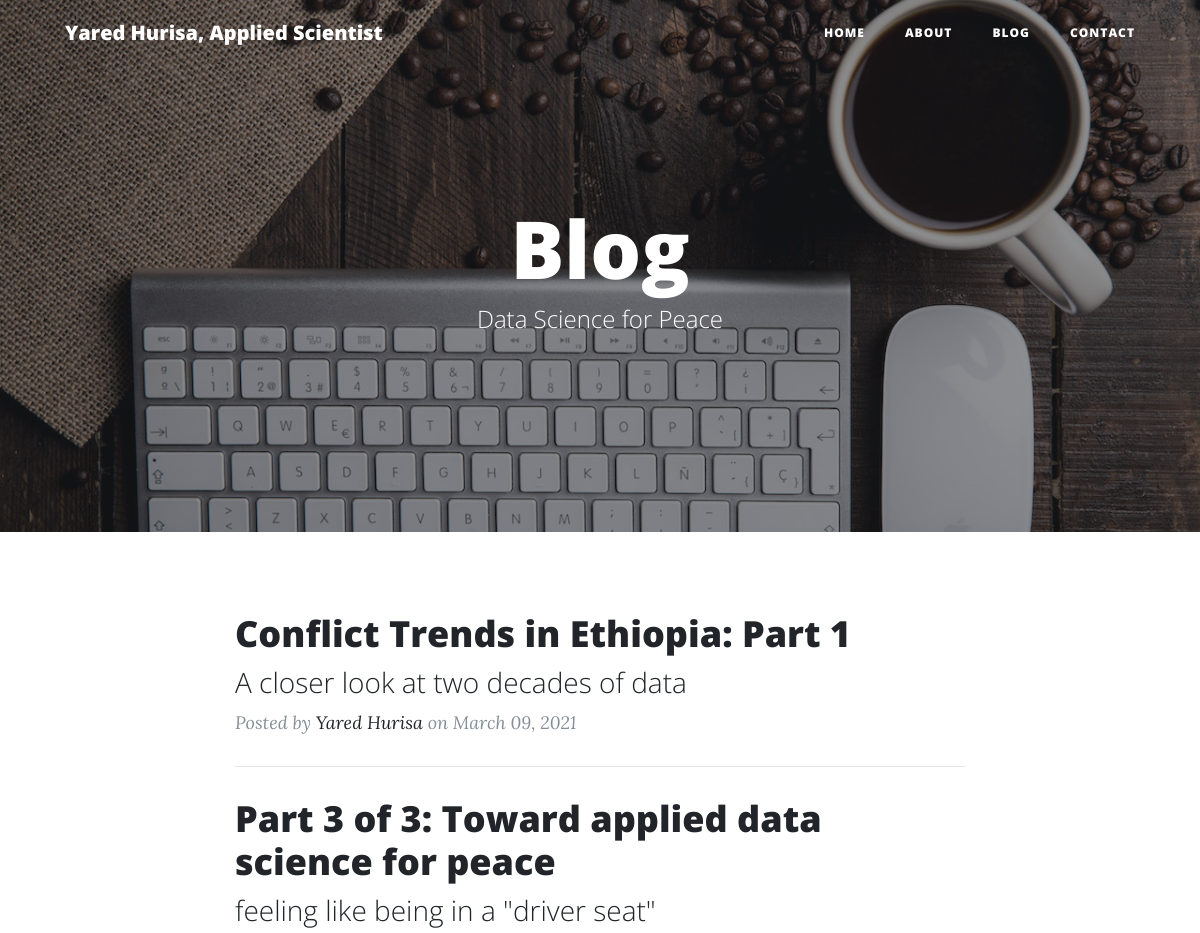
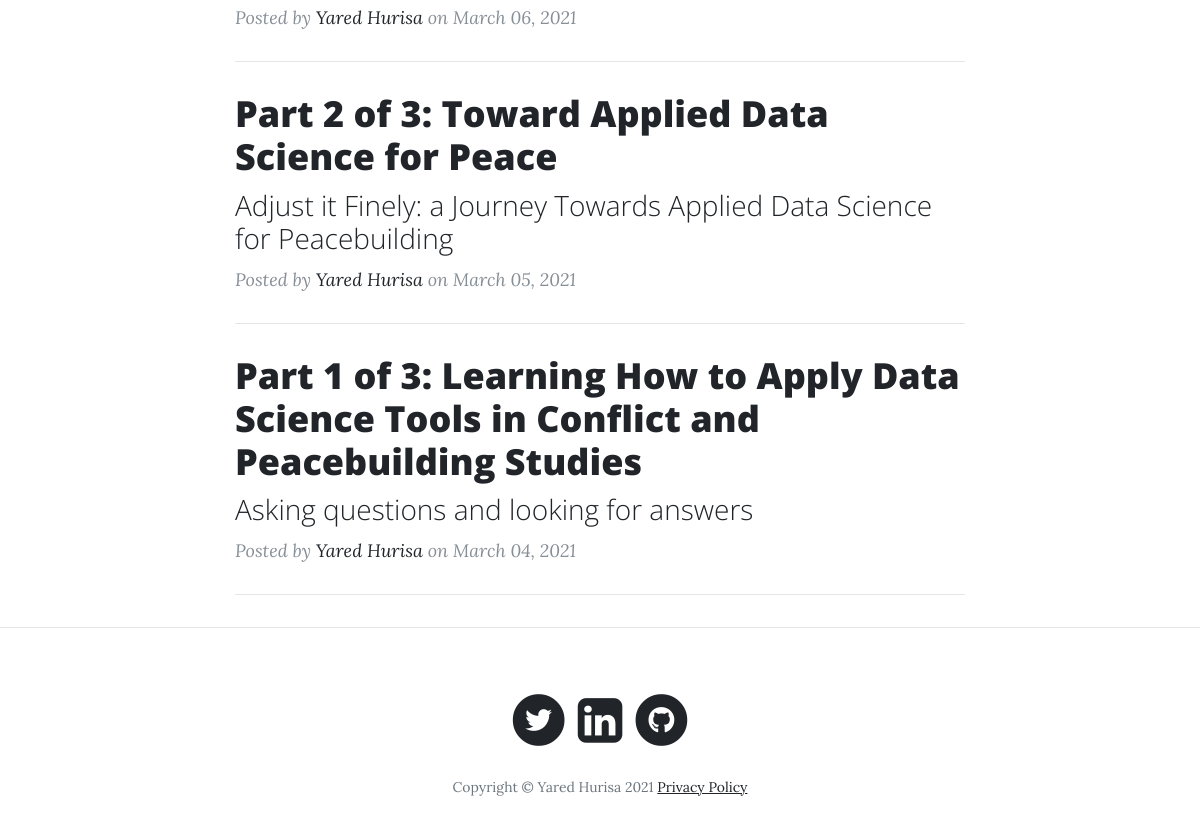
The app's page /blog, older data (2 pictures, top to bottom).
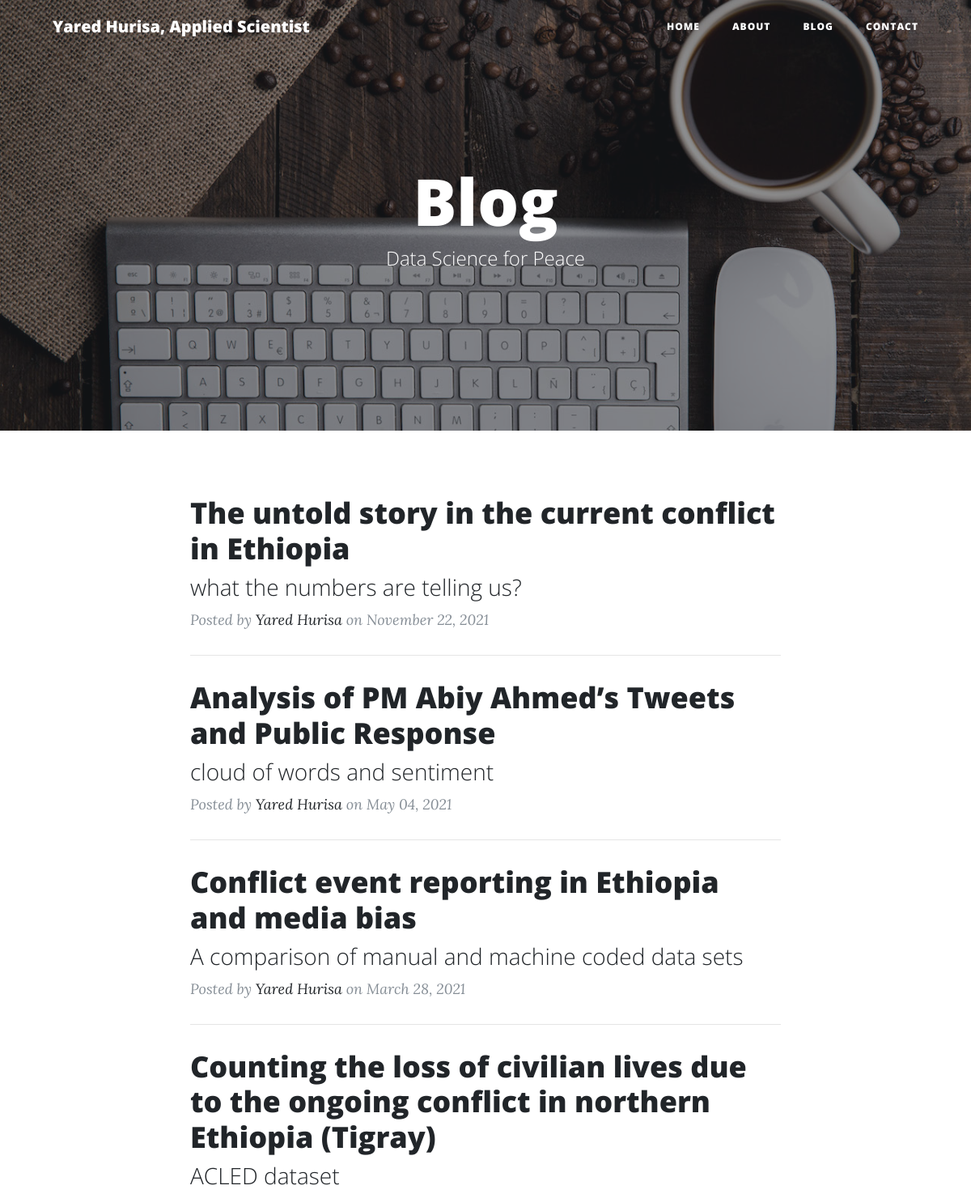
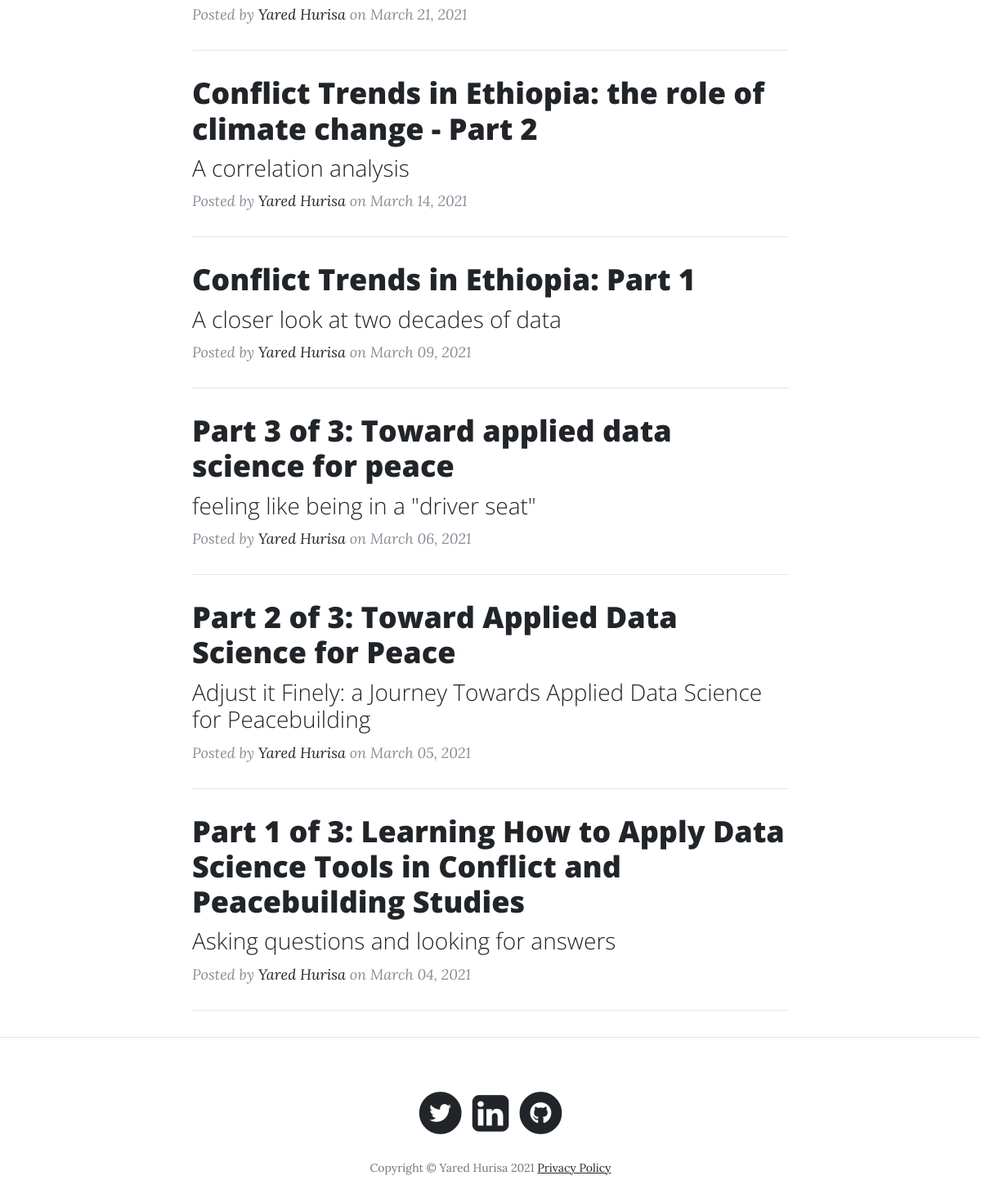
The same page, newer data (2 pictures, top to bottom).
### app.py (models this page shows, shortened)
class Posts(db.Model):
    __tablename__ = "Blogpost"
    id = db.Column(db.Integer, primary_key=True)
    title = db.Column(db.String(255))
    subtitle = db.Column(db.String(255))
    content = db.Column(db.Text)
    author = db.Column(db.String(255))
    date_posted = db.Column(db.DateTime)
    slug = db.Column(db.String(255))

### app.py (the view)
@app.route('/blog')
def blog():
    posts = Posts.query.order_by(Posts.date_posted.desc()).all()
    return render_template('blog.html', posts=posts)

### templates/blog.html (shortened to what this page needs)
<!DOCTYPE html>
<html lang="en">
  <head>
      <link
        href="../static/vendor/bootstrap/css/bootstrap.min.css"
        rel="stylesheet"
      />
      <link
        href="../static/vendor/fontawesome-free/css/all.min.css"
        rel="stylesheet"
        type="text/css"
      />
      <link href="../static/css/clean-blog.min.css" rel="stylesheet" />
  </head>
  <body>
    <nav class="navbar navbar-expand-lg navbar-light fixed-top" id="mainNav">
      <div class="container">
        <a class="navbar-brand" href="/">Yared Hurisa, Applied Scientist</a>
        <div class="collapse navbar-collapse" id="navbarResponsive">
          <ul class="navbar-nav ml-auto">
            <li class="nav-item">
              <a class="nav-link" href="/">Home</a>
            </li>
            <li class="nav-item">
              <a class="nav-link" href="/about">About</a>
            </li>
            <li class="nav-item">
              <a class="nav-link" href="/blog">Blog</a>
            </li>
            <li class="nav-item">
              <a class="nav-link" href="/contact">Contact</a>
            </li>
          </ul>
        </div>
      </div>
    </nav>
    <header
      class="masthead"
      style="background-image: url('../static/img/blog.jpeg')"
    >
      <div class="overlay"></div>
      <div class="container">
        <div class="row">
          <div class="col-lg-8 col-md-10 mx-auto">
            <div class="site-heading">
              <h1>Blog</h1>
              <span class="subheading">Data Science for Peace</span>
            </div>
          </div>
        </div>
      </div>
    </header>
    <div class="container">
      <div class="row">
        <div class="col-lg-8 col-md-10 mx-auto">
          {% for post in posts %}
          <div class="post-preview">
            <a href={{"/post/" + post.slug}}>
              <h2 class="post-title">
                {{post.title}}
              </h2>
              <h3 class="post-subtitle">
                {{post.subtitle}}
              </h3>
            </a>
            <p class="post-meta">
              Posted by
              <a href="#">{{post.author}}</a>
              on {{post.date_posted.strftime('%B %d, %Y')}}
            </p>
          </div>
          <hr />
          {% endfor %}
        </div>
      </div>
    </div>
<hr />
<footer>
  <div class="container">
    <div class="row">
      <div class="col-lg-8 col-md-10 mx-auto">
        <ul class="list-inline text-center">
          <li class="list-inline-item">
            <a href="https://twitter.com/yaredlemma6" target="_blank" rel="noopener noreferrer">
              <span class="fa-stack fa-lg">
                <i class="fas fa-circle fa-stack-2x"></i>
                <i class="fab fa-twitter fa-stack-1x fa-inverse"></i>
              </span>
            </a>
          <li class="list-inline-item">
             <a href="https://www.linkedin.com/in/yared-lemma/" target="_blank" rel="noopener noreferrer">
                <span class="fa-stack fa-lg">
                  <link rel="stylesheet" href="https://cdnjs.cloudflare.com/ajax/libs/font-awesome/4.7.0/css/font-awesome.min.css">
                  <i style="font-size:52px" class="fa">&#xf08c;</i>
                </span>
             </a>
          <li class="list-inline-item">
              <a href="https://github.com/ylh4" target="_blank" rel="noopener noreferrer">
                <span class="fa-stack fa-lg">
                  <i class="fas fa-circle fa-stack-2x"></i>
                  <i class="fab fa-github fa-stack-1x fa-inverse"></i>
                </span>
              </a>
          </li>
        </ul>
        <p class="copyright text-muted">
          Copyright &copy; Yared Hurisa 2021 <a href="../static/img/Privacy-policy-v2-7424309-edited.pdf">Privacy Policy</a> </p>
      </div>
    </div>
  </div>
</footer>
</body>
</html>

Row changes from the older to the newer data that the page shows:
added Posts: title "The untold story in the current conflict in Ethiopia", subtitle "what the numbers are telling us?", author "Yared Hurisa", date_posted "November 22, 2021"
added Posts: title "Analysis of PM Abiy Ahmed’s Tweets and Public Response", subtitle "cloud of words and sentiment", author "Yared Hurisa", date_posted "May 04, 2021"
added Posts: title "Conflict event reporting in Ethiopia and media bias", subtitle "A comparison of manual and machine coded data sets", author "Yared Hurisa", date_posted "March 28, 2021"
added Posts: title "Counting the loss of civilian lives due to the ongoing conflict in northern Ethiopia (Tigray)", subtitle "ACLED dataset", author "Yared Hurisa", date_posted "March 21, 2021"
added Posts: title "Conflict Trends in Ethiopia: the role of climate change - Part 2", subtitle "A correlation analysis", author "Yared Hurisa", date_posted "March 14, 2021"
